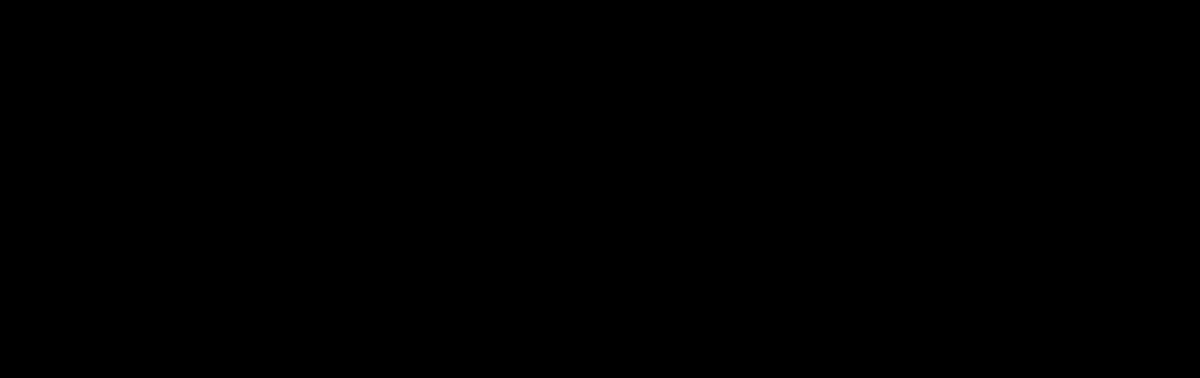
Frame 1 (no input)
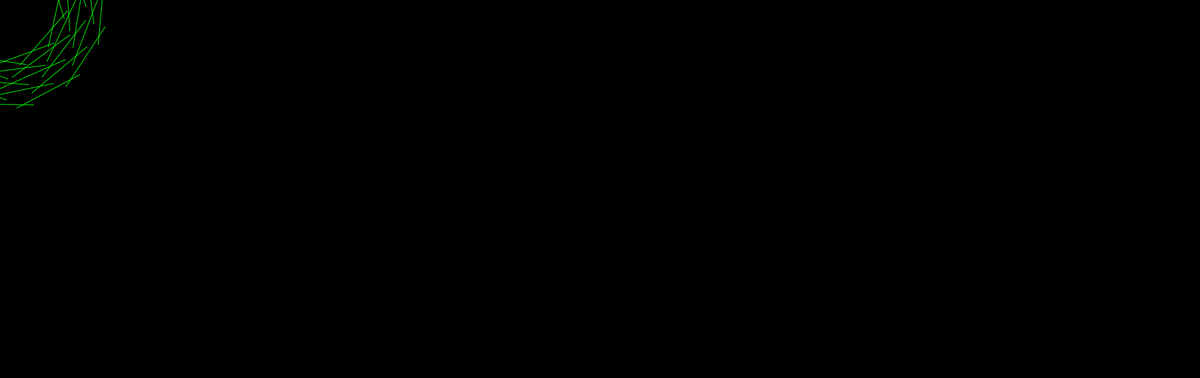
Frame 60 (the mouse pressed at the canvas centre just before this capture)
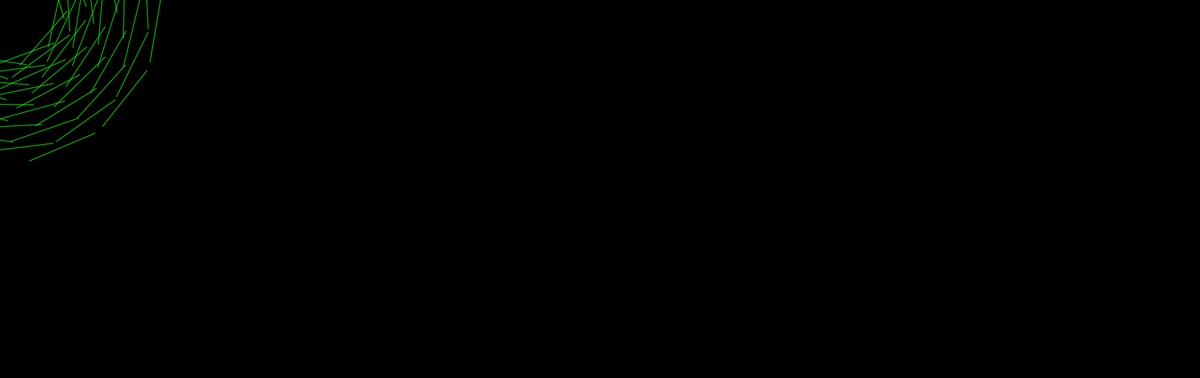
Frame 120 (the mouse held since frame 60 and released just before this capture)

The Processing sketch that drew these frames (run headless with seeded random() and noise(); from frame 60 on, the mouse is pressed at the canvas centre):

// Processing sketch: processing_62535
// ── processing_62535.pde


int n=0;
float x1;
float y1;
float x2;
float y2;


void setup(){
  
  background(0);
  size(1900,600);
  
  x1=20;
  y1=100;
  x2=100;
  y2=20;
  
  frameRate(300);
  
  
}

void draw(){
  
  rotate (x1/2); 
  
  line(x1,y1,x2,y2);
  stroke(0,255,0);
  
  x1++;
  x2++;
  y1++;
  y2++;
  
  if (n<1000){
  
  n++;
  
  }

   if (n>=1000){
  
   noLoop();
  
 println(n);
 
  
   } 
}
